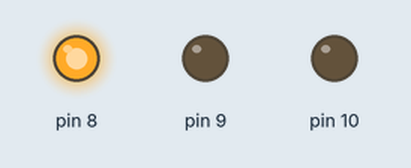
This sketch was run on a simulated Arduino Uno, built with avr-gcc and run on an emulated ATmega328P. Parts: output pins drawn as LEDs (lit = HIGH).

Above: at 0.1 s.
At 1.5 s:
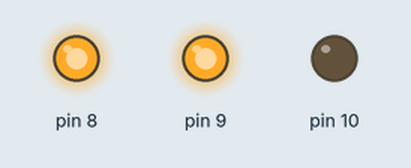
At 3.5 s:
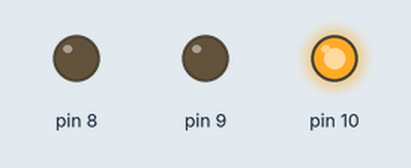
At 4.0 s:
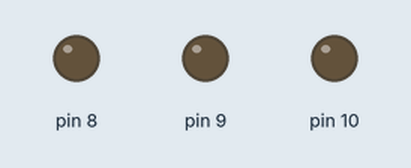
Timing chart, 0 to 5.5 s (numbered marks = the images above):
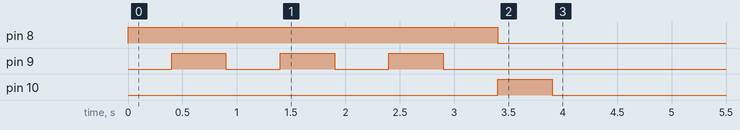

The sketch:

task_1_new1__2_.ino
```cpp
void setup(){
 Serial.begin(9600);
  pinMode(8,OUTPUT);
    pinMode(9,OUTPUT);
    pinMode(10,OUTPUT);

  digitalWrite(8,HIGH);
  delay(400);


  for(int x=3;x>0;x--){
    digitalWrite(9,HIGH);
delay(500);
      digitalWrite(9,LOW);
    delay(500);}


  digitalWrite(8,LOW);
  digitalWrite(9,LOW);


  digitalWrite(10,HIGH);
delay(500);

      digitalWrite(10,LOW);
    delay(500);

}

  void loop(){}
```
